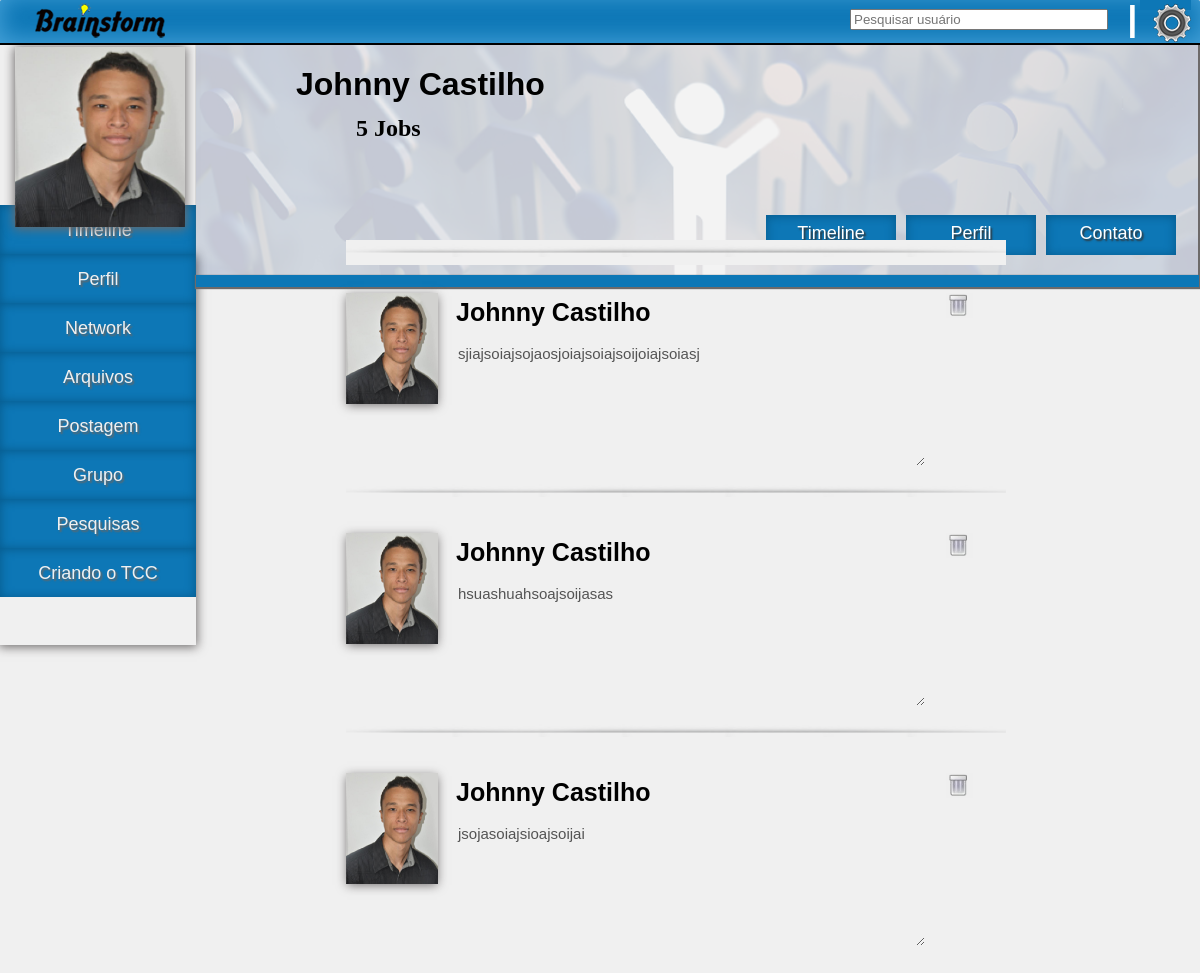
/login/perfil.php (signed in), run on the app's committed database.
### tables this page shows
CREATE TABLE IF NOT EXISTS `usuario` (
  `id_usuario` int(5) NOT NULL AUTO_INCREMENT,
  `cod_grupo` int(5) DEFAULT NULL,
  `login_usuario` varchar(20) DEFAULT NULL,
  `dtnasc_usuario` date DEFAULT NULL,
  `ultimo_acesso_usuario` date DEFAULT NULL,
  `sexo_usuario` varchar(10) DEFAULT NULL,
  `senha_usuario` varchar(15) DEFAULT NULL,
  `endereco_usuario` varchar(50) DEFAULT NULL,
  `nome_usuario` varchar(50) DEFAULT NULL,
  `curso_usuario` varchar(30) DEFAULT NULL,
  `email_usuario` varchar(50) DEFAULT NULL,
  `objetivo_usuario` varchar(300) DEFAULT NULL,
  PRIMARY KEY (`id_usuario`),
  KEY `cod_grupo` (`cod_grupo`)
);

CREATE TABLE IF NOT EXISTS `grupo` (
  `cod_grupo` int(5) NOT NULL AUTO_INCREMENT,
  `id_usuario` int(5) DEFAULT NULL,
  `curso_grupo` varchar(25) DEFAULT NULL,
  `nome_grupo` varchar(20) DEFAULT NULL,
  `id_usuario_lider` int(5) DEFAULT NULL,
  `objetivo_grupo` varchar(300) DEFAULT NULL,
  `tema_grupo` varchar(20) DEFAULT NULL,
  PRIMARY KEY (`cod_grupo`),
  KEY `id_usuario` (`id_usuario`),
  KEY `id_usuario_lider` (`id_usuario_lider`)
);

CREATE TABLE IF NOT EXISTS `postagem` (
  `id_postagem` int(7) NOT NULL AUTO_INCREMENT,
  `id_usuario` int(5) DEFAULT NULL,
  `data_postagem` date DEFAULT NULL,
  `conteudo_postagem` varchar(300) DEFAULT NULL,
  `tema_postagem` varchar(20) DEFAULT NULL,
  `anexo_postagem` varchar(60) DEFAULT NULL,
  PRIMARY KEY (`id_postagem`),
  KEY `id_usuario` (`id_usuario`)
);

### login/exibe_post_perfil.php (the view, shortened to what this page needs)
<?php
	$busca_nome = "SELECT id_postagem,id_usuario,conteudo_postagem FROM postagem WHERE id_usuario = '$_SESSION[id]'";
	$busca_nome_user = "SELECT id_usuario,nome_usuario FROM usuario WHERE id_usuario = '$_SESSION[id]'";
	$query_nome_user = mysql_query($busca_nome_user);
	$resul_nome_user = mysql_result($query_nome_user,0,'nome_usuario');
	$query_nome = mysql_query($busca_nome);
	while ($array = mysql_fetch_array($query_nome)) {
		echo "<div id='postagem'>
                               		<div id='post'>
                               		<div id='conteudo_post'>";
                                        include ("exibir_foto_post_timeline.php");
                                        echo"<h1 class='nome_post'>$resul_nome_user</h1>";
										echo "<form action='delete_post.php' method='post' class='delete_post_form'>
										<input type='hidden' name='id_postagem' value='$array[id_postagem]' />
										<input type='submit' name='delete_post' value='' />
												</form>";
                                        echo "<p class='cont_post'><textarea rows='7' cols='50' disabled>$array[conteudo_postagem]</textarea></p>
                                        <img class='sep_post' src='images/sep_dep.png' />
                                    </div>
                                    </div>
                               </div>";
		}
?>

### login/perfil.php (shortened to what this page needs)
<!doctype html>
<html>
<head>
<link rel="stylesheet" type="text/css" href="css/topo.css" />
<link rel="stylesheet" type="text/css" href="css/conteudo_perfil.css" />
<body>
<div id="pagina">
   				 		<div id="topo">
                        <img src="images/logo.png" class="logo" />
                        <div id="barra_inf"></div>
            			</div>
                       <form class="form_search" action="exibe_pesquisa.php" method="post">
                        	<input type="text" name="searchbox" placeholder="Pesquisar usuário" />
                        </form>
                        <div class="sep"><img src="images/sep.png" height="33" width="5" /></div>
                        <div class="config">
                            <ul class="no-js">
                                <li>
                                    <a class="clicker"><img src="images/engrenagem-hi.png" alt="Icon"></a>
                                </li>
                            </ul>
                        </div>
            <div id="menu_lateral">
            		<div id="foto_perfil">
                    	<?php include ("exibir_foto_perfil.php"); ?>
                    </div>
                    <div id="menu">
                    		<?php include ("verifica_grupo.php"); ?>
                    </div>
            </div>
            <div id="conteudo">
            	 <div id="capa_perfil">
                 <?php
				$busca_nome_user = "SELECT id_usuario,nome_usuario,cod_grupo FROM usuario WHERE id_usuario = '$_SESSION[id]'";
				$query_nome_user = mysql_query($busca_nome_user);
				$resul = mysql_result($query_nome_user,0,'nome_usuario');
				$resul2 = mysql_result($query_nome_user,0,'cod_grupo');
				$query_busca_nome_grupo_perfil = mysql_query("SELECT cod_grupo,nome_grupo FROM grupo WHERE cod_grupo = '$resul2'");
				$resul3 = mysql_result($query_busca_nome_grupo_perfil,0,'nome_grupo');
                    	echo "<h1>$resul</h1>
                        <h2>$resul3</h2>
                        <span></span>";
						?>
                        		<div id="menu_perfil">
                                <a class="timeline" href="perfil.php">Timeline</a>
                                <a class="perfil" href="perfil_sobre.php">Perfil</a>
                                <a class="contato" href="perfil_contato.php">Contato</a>
                                </div>
                      </div>
                                <div id="align_post">
                               <?php
							   include ("exibe_post_perfil.php");
							   ?>
                               </div>
    		</div>
</body>
</html>

### login/exibir_foto_post_timeline.php
<?php
$pasta = "imgperfil";
		$open = opendir($pasta);
		while ($arq = readdir($open)) {
			if ($arq <> "." && $arq <> "..") {
				$exp = explode (".",$arq);
				if ($exp[0] == $array['id_usuario']) {
				echo "<img src='$pasta/$arq' class='foto_post' />";
				}
			}
			}
?>

### login/css/topo.css (style rules this page uses)
html,body { margin:0 auto; padding:0; background-color:#f0f0f0; overflow-x:hidden; }
#topo { height:45px; background-color:#0d77b6; width:1200px; position:fixed; box-shadow: 1px -5px 25px #47a3da inset; z-index:2; border-radius:2px; }
#barra_inf { margin:0 auto; padding:0; margin-top:43px; height:2px; background-color:#000; width:1200px; position:fixed; z-index:2; }
.logo { position:absolute; left:20px; margin-top:3px; margin-left:15px; }
.form_search { position:fixed; margin-left:850px; margin-top:9px; z-index:2; }
.form_search input { position:absolute; width:250px; z-index:2; }
.sep { margin-top:5px; position:fixed; margin-left:1130px; z-index:2; }
#pagina { margin:0 auto; padding:0; width:1200px; height:auto; box-shadow: 0px 1px 10px 1px #6d6a6a; }
#menu_lateral { margin-top:45px; position:fixed; width:196px; height:665px; }
#menu { height:390px; width:196px; margin-top:210px; position:absolute; line-height:50px; box-shadow: 0px 1px 10px 1px #6d6a6a; }
.config { position:fixed; margin-left:1100px; margin-top:-12px; width:100px; z-index:10; }
.config ul { font-weight:900; width:170px; }
.config ul li { position:relative; list-style:none; cursor:pointer; }
.config ul .clicker { width:1px; height:1px; background-color:#0d77b6; }
.config img { position:absolute; top:9px; left:12px; }
.config ul { margin-top:5px; }
.config ul li a { transition:background-color 0.2s ease-in-out; -webkit-transition:background-color 0.2s ease-in-out; -moz-transition:background-color 0.2s ease-in-out; display:block; padding:8px 10px 8px 40px; background:#FFF; color:#333; text-decoration:none; }

### login/css/conteudo_perfil.css (style rules this page uses)
#conteudo { position:absolute; width:976px; height:auto; margin-left:196px; margin-top:45px; }
#capa_perfil { position:absolute; width:1002px; height:240px; background-image:url(../images/capa_perfil.png); box-shadow:1px 1px 1px 1px #6d6a6a; }
#capa_perfil h1 { margin-left:100px; position:absolute; }
#capa_perfil h2 { position:absolute; margin-left:160px; margin-top:70px; }
#capa_perfil span { height:12px; width:1003px; position:absolute; background-color:#0d77b6; margin-top:230px; box-shadow: 0px 1px 1px 1px #6d6a6a; }
#menu_perfil { position:absolute; margin-top:170px; margin-left:430px; }
#menu_perfil a { text-decoration:none; text-align:center; line-height:2; color:#FFF; font-family: 'Cantarell', sans-serif; font-size:18px; box-shadow: 0px 1px 10px 1px #075d90 inset; }
.timeline { position:absolute; background-color:#0d77b6; height:40px; width:130px; margin-left:140px; text-shadow:0.1em 0.1em 0.1em #333333; }
.perfil { position:absolute; background-color:#0d77b6; height:40px; width:130px; margin-left:280px; text-shadow:0.1em 0.1em 0.1em #333333; }
.contato { position:absolute; background-color:#0d77b6; height:40px; width:130px; margin-left:420px; text-shadow:0.1em 0.1em 0.1em #333333; }
#align_post { height:auto; width:auto; margin-top:248px; }
#postagem { position:relative; margin-left:150px; margin-top:40px; height:200px; width:660px; }
#post { position:absolute; height:auto; }
#conteudo_post { height:182px; width:660px; position:absolute; }
.foto_post { height:111px; width:92px; position:absolute; box-shadow: 0px 2px 10px -1px #6d6a6a; }
.nome_post { margin-left:110px; margin-top:5px; position:absolute; font-family: 'Cantarell', sans-serif; font-size:25px; }
.cont_post { margin-left:110px; text-align:justify; margin-top:50px; font-family: 'Cantarell', sans-serif; position:absolute; }
.cont_post textarea { background-color:#f0f0f0; border:0; text-align:justify; font-family: 'Cantarell', sans-serif; font-size:15px; }
.delete_post_form input { position:absolute; margin-left:600px; width:27px; height:25px; border:0; background-image:url(../images/lixeira.png); }
.sep_post { width:660px; position:absolute; margin-top:-53px; z-index:1; }
h1 { margin-left:150px; font-family: 'Cantarell', sans-serif; }

### data on the page
usuario: nome_usuario "Johnny Castilho"
grupo: nome_grupo "5 Jobs"
postagem: id_usuario.nome_usuario "Johnny Castilho", conteudo_postagem "sjiajsoiajsojaosjoiajsoiajsoijoiajsoiasj"
postagem: id_usuario.nome_usuario "Johnny Castilho", conteudo_postagem "hsuashuahsoajsoijasas"
postagem: id_usuario.nome_usuario "Johnny Castilho", conteudo_postagem "jsojasoiajsioajsoijai"
